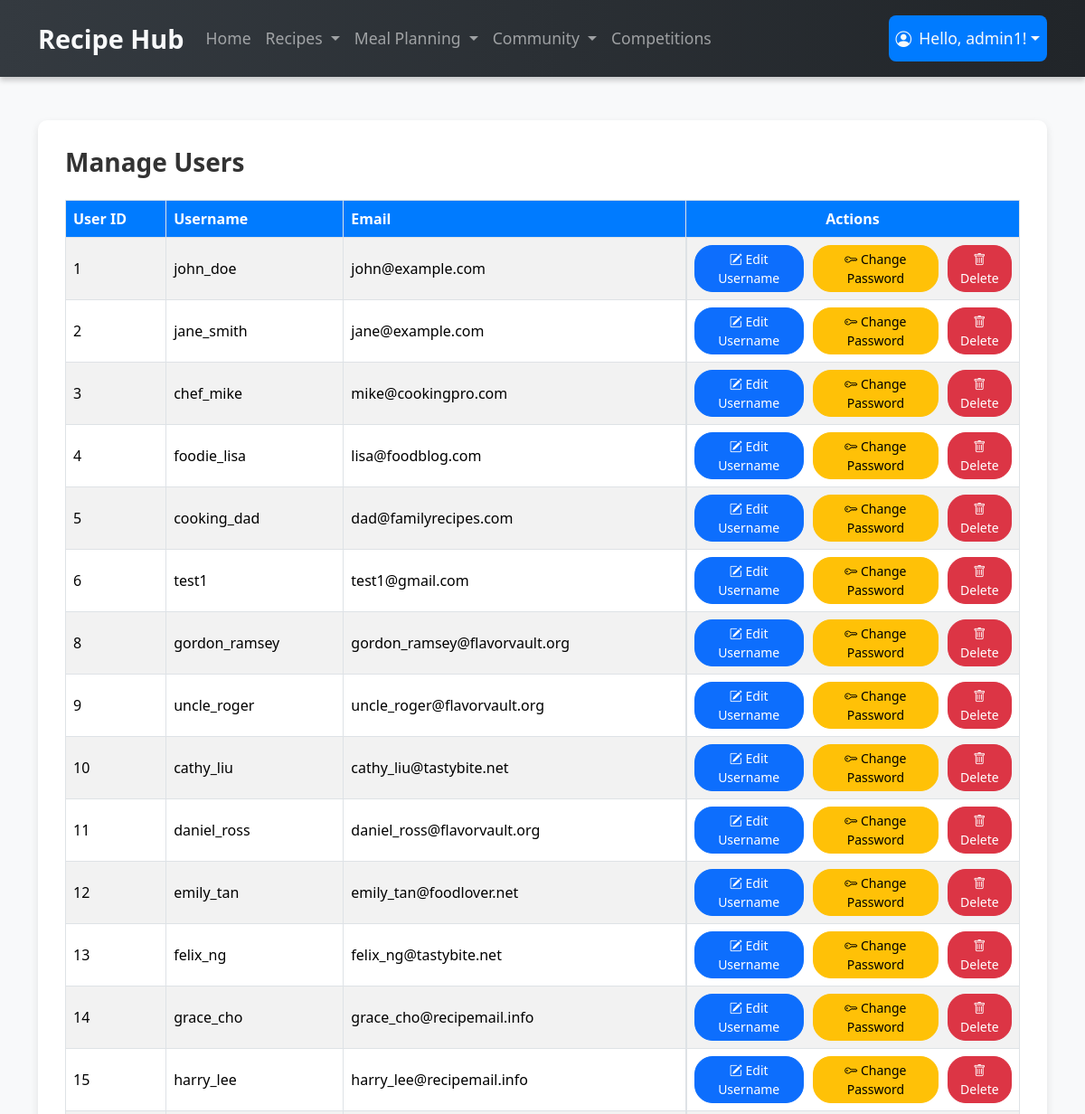
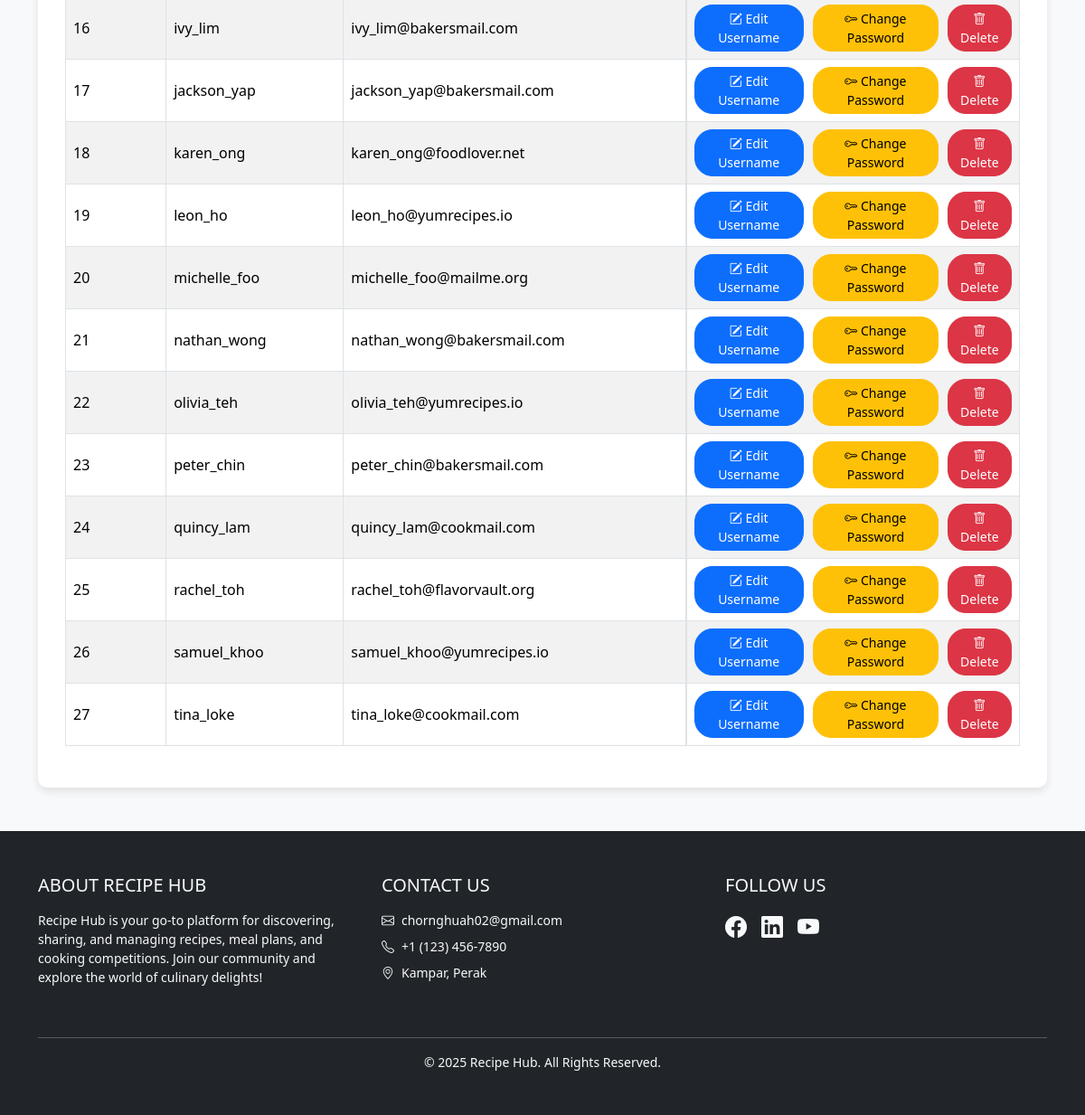
The page /admin_module/manage_user.php (signed in) on the database its author committed (2 pictures, top to bottom).
### tables this page shows
CREATE TABLE User (
    user_id INT AUTO_INCREMENT PRIMARY KEY,
    username VARCHAR(50) NOT NULL,
    email VARCHAR(100) NOT NULL,
    password VARCHAR(255) NOT NULL,
    isAdmin BOOLEAN DEFAULT 0
);

### admin_module/manage_user.php (the view, shortened to what this page needs)
<?php
require '../user_module/database.php';
$sql = "SELECT user_id, username, email FROM User WHERE isAdmin = 0";
$result = $con->query($sql);
?>
<!DOCTYPE html>
<html lang="en">
<head>
    <link href="https://cdn.jsdelivr.net/npm/bootstrap@5.3.2/dist/css/bootstrap.min.css" rel="stylesheet">
</head>
<body>
    <?php include("../navbar.php"); ?>
    <div class="container my-5">
        <div class="table-container">
            <h2 class="page-title mb-4">Manage Users</h2>
            <?php if ($result->num_rows > 0): ?>
                <table class="table table-bordered table-striped align-middle">
                    <thead>
                        <tr>
                            <th scope="col">User ID</th>
                            <th scope="col">Username</th>
                            <th scope="col">Email</th>
                            <th scope="col" class="text-center" style="width: 35%;">Actions</th>
                        </tr>
                    </thead>
                    <tbody>
                        <?php while ($row = $result->fetch_assoc()): ?>
                            <tr>
                                <td><?php echo htmlspecialchars($row['user_id']); ?></td>
                                <td><?php echo htmlspecialchars($row['username']); ?></td>
                                <td><?php echo htmlspecialchars($row['email']); ?></td>
                                <td class="actions-column text-center">
                                    <a href="edit_username.php?user_id=<?php echo $row['user_id']; ?>" class="btn btn-primary btn-sm">
                                        <i class="bi bi-pencil-square"></i> Edit Username
                                    </a>
                                    <a href="edit_password.php?user_id=<?php echo $row['user_id']; ?>" class="btn btn-warning btn-sm">
                                        <i class="bi bi-key"></i> Change Password
                                    </a>
                                    <form action="delete_user.php" method="POST" onsubmit="return confirm('Are you sure you want to delete this user?');" style="display:inline;">
                                        <button type="submit" class="btn btn-danger btn-sm">
                                            <i class="bi bi-trash"></i> Delete
                                        </button>
                                    </form>
                                </td>
                            </tr>
                        <?php endwhile; ?>
                    </tbody>
                </table>
            <?php else: ?>
                <p class="text-center no-users">No users found.</p>
            <?php endif; ?>
        </div>
    </div>
    <?php include '../footer.php'; ?>
</body>
</html>

### admin_module/manage_user.php (style rules this page uses)
body { background-color: #f8f9fa; }
.table-container { background-color: #ffffff; padding: 30px; border-radius: 10px; box-shadow: 0 4px 10px rgba(0, 0, 0, 0.1); }
.btn-sm { border-radius: 20px; }
.actions-column { display: flex; gap: 10px; }
.table th { background-color: #007bff; color: white; }
.table-striped tbody tr:nth-of-type(odd) { background-color: #f2f2f2; }
.page-title { font-size: 1.75rem; font-weight: bold; color: #333; }

### navbar.php (style rules this page uses)
html { overflow-y: scroll; }

### rows shown on the page
user: user_id "1", username "john_doe", email "john@example.com"
user: user_id "2", username "jane_smith", email "jane@example.com"
user: user_id "3", username "chef_mike", email "mike@cookingpro.com"
user: user_id "4", username "foodie_lisa", email "lisa@foodblog.com"
user: user_id "5", username "cooking_dad", email "dad@familyrecipes.com"
user: user_id "6", username "test1", email "test1@gmail.com"
user: user_id "8", username "gordon_ramsey", email "gordon_ramsey@flavorvault.org"
user: user_id "9", username "uncle_roger", email "uncle_roger@flavorvault.org"
user: user_id "10", username "cathy_liu", email "cathy_liu@tastybite.net"
user: user_id "11", username "daniel_ross", email "daniel_ross@flavorvault.org"
user: user_id "12", username "emily_tan", email "emily_tan@foodlover.net"
user: user_id "13", username "felix_ng", email "felix_ng@tastybite.net"
user: user_id "14", username "grace_cho", email "grace_cho@recipemail.info"
user: user_id "15", username "harry_lee", email "harry_lee@recipemail.info"
user: user_id "16", username "ivy_lim", email "ivy_lim@bakersmail.com"
user: user_id "17", username "jackson_yap", email "jackson_yap@bakersmail.com"
user: user_id "18", username "karen_ong", email "karen_ong@foodlover.net"
user: user_id "19", username "leon_ho", email "leon_ho@yumrecipes.io"
user: user_id "20", username "michelle_foo", email "michelle_foo@mailme.org"
user: user_id "21", username "nathan_wong", email "nathan_wong@bakersmail.com"
user: user_id "22", username "olivia_teh", email "olivia_teh@yumrecipes.io"
user: user_id "23", username "peter_chin", email "peter_chin@bakersmail.com"
user: user_id "24", username "quincy_lam", email "quincy_lam@cookmail.com"
user: user_id "25", username "rachel_toh", email "rachel_toh@flavorvault.org"
user: user_id "26", username "samuel_khoo", email "samuel_khoo@yumrecipes.io"
user: user_id "27", username "tina_loke", email "tina_loke@cookmail.com"

### other values the page prints
$_SESSION['username'] "admin1"
